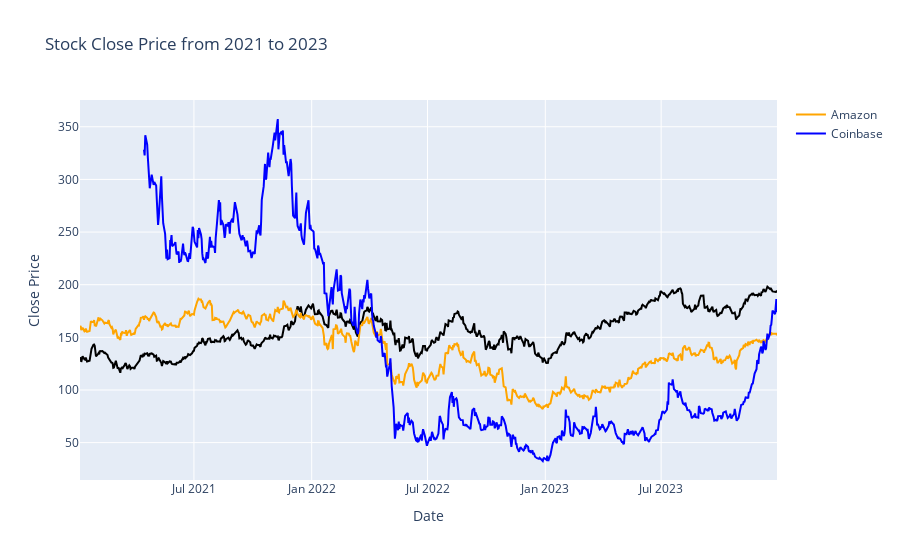

The notebook cell this image was saved under:
### Markdown cell above
### Price

### Code cell
# Convert the 'Date' column to datetime format
apple['Date'] = pd.to_datetime(apple['Date'])
amazon['Date'] = pd.to_datetime(amazon['Date'])

# Filter data by time range (e.g., from January 1, 2021, to January 1, 2024)
time_filter_start = '2021-01-01'
time_filter_end = '2024-01-01'
apple_filtered = date_filter(apple, time_filter_start, time_filter_end)
amazon_filtered = date_filter(amazon, time_filter_start, time_filter_end)
coinbase_filtered = date_filter(coinbase, time_filter_start, time_filter_end)

# Plotting
fig = px.line(apple_filtered, x='Date', y='Close', title='Stock Close Price from 2021 to 2023')
fig.update_traces(line_color='black', name='tsmc')
fig.add_scatter(x=amazon_filtered['Date'], y=amazon_filtered['Close'], mode='lines', line_color='orange', name='Amazon')
fig.add_scatter(x=coinbase_filtered['Date'], y=coinbase_filtered['Close'], mode='lines', line_color='blue', name='Coinbase')

fig.update_xaxes(title='Date')
fig.update_yaxes(title='Close Price')
fig.show()

### Figure 1 — Plotly figure (JSON) as saved in the notebook; plotly's stock layout.template omitted (floating-point values rounded to 4 significant figures; data arrays with more than 128 entries replaced by an {"elided": "..."} marker saying what was removed)
{"data": [{"hovertemplate": "Date=%{x}<br>Close=%{y}<extra></extra>", "legendgroup": "", "line": {"color": "black", "dash": "solid"}, "marker": {"symbol": "circle"}, "mode": "lines", "name": "tsmc", "orientation": "v", "showlegend": false, "type": "scatter", "x": {"elided": "753 str values"}, "xaxis": "x", "y": {"elided": "753 float values"}, "yaxis": "y"}, {"line": {"color": "orange"}, "mode": "lines", "name": "Amazon", "type": "scatter", "x": {"elided": "753 str values"}, "y": {"elided": "753 float values"}}, {"line": {"color": "blue"}, "mode": "lines", "name": "Coinbase", "type": "scatter", "x": {"elided": "684 str values"}, "y": {"elided": "684 float values"}}], "layout": {"legend": {"tracegroupgap": 0}, "title": {"text": "Stock Close Price from 2021 to 2023"}, "xaxis": {"anchor": "y", "domain": [0, 1], "title": {"text": "Date"}}, "yaxis": {"anchor": "x", "domain": [0, 1], "title": {"text": "Close Price"}}}}
